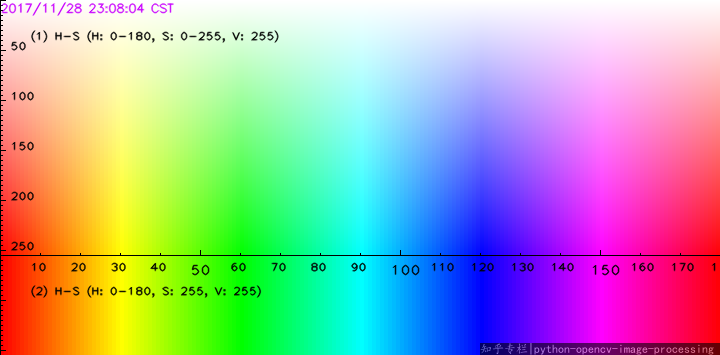
#> input picture hsv colormap.png, 720 x 355 px, given in place of the camera
$ python bluecolordetection.py
#> lines starting #> are read from the running program, lines starting #| are printed output that depends on the picture; after the words box and inside, x2 and y2 are one past the last pixel; in counts of white or black regions, pixels touching at a corner belong together
# Python program for Detection of a
# specific color(blue here) using OpenCV with Python
import cv2
import numpy as np

# Webcamera no 0 is used to capture the frames
cap = cv2.VideoCapture(0)

# This drives the program into an infinite loop.
while(1):
	# Captures the live stream frame-by-frame
	_, frame = cap.read()
#> frame is the input picture: shape (355, 720, 3); mean B, G, R 170.7, 171.1, 169.8
	# Converts images from BGR to HSV
	hsv = cv2.cvtColor(frame, cv2.COLOR_BGR2HSV)
#> hsv: shape (355, 720, 3); mean H, S, V 89.4, 162.1, 249.9
	lower_blue = np.array([110,50,50])
	upper_blue = np.array([130,255,255])

	# Here we are defining range of bluecolor in HSV
	# This creates a mask of blue coloured
	# objects found in the frame.
	mask = cv2.inRange(hsv, lower_blue, upper_blue)
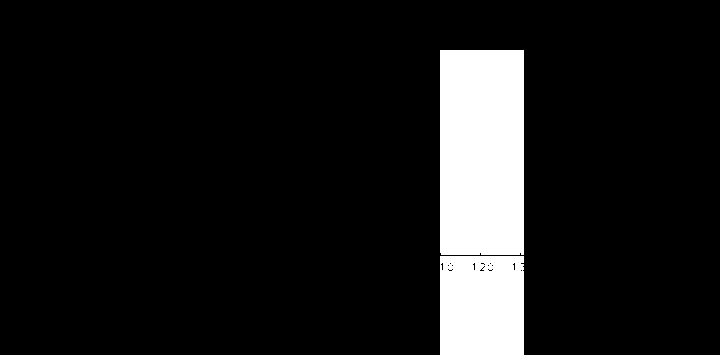
#> mask: shape (355, 720); 10% white; 2 white regions, box (x1, y1, x2, y2) and area: (440, 50, 524, 255) 17214, (440, 256, 524, 355) 8258

	# The bitwise and of the frame and mask is done so
	# that only the blue coloured objects are highlighted
	# and stored in res
	res = cv2.bitwise_and(frame,frame, mask= mask)
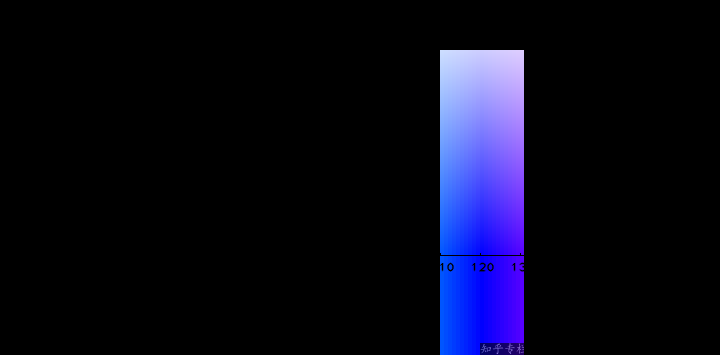
#> res: shape (355, 720, 3); mean B, G, R 25.1, 8.6, 8.5
	cv2.imshow('frame',frame)
	cv2.imshow('mask',mask)
	cv2.imshow('res',res)

	# This displays the frame, mask
	# and res which we created in 3 separate windows.
	k = cv2.waitKey(5) & 0xFF
#> (key Esc is pressed here)
	if k == 27:
		break

# Destroys all of the HighGUI windows.
cv2.destroyAllWindows()

# release the captured frame
cap.release()
